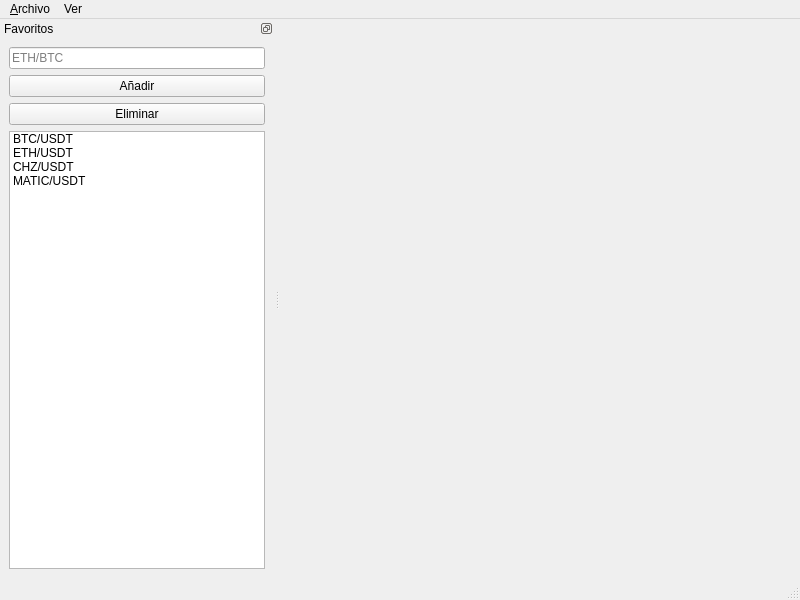
<?xml version="1.0" encoding="UTF-8"?>
<ui version="4.0">
 <class>MainWindow</class>
 <widget class="QMainWindow" name="MainWindow">
  <property name="geometry">
   <rect>
    <x>0</x>
    <y>0</y>
    <width>800</width>
    <height>600</height>
   </rect>
  </property>
  <property name="sizePolicy">
   <sizepolicy hsizetype="Maximum" vsizetype="Maximum">
    <horstretch>0</horstretch>
    <verstretch>0</verstretch>
   </sizepolicy>
  </property>
  <property name="windowTitle">
   <string>QTradingview</string>
  </property>
  <property name="windowIcon">
   <iconset resource="recursos.qrc">
    <normaloff>:/icons/icons/logo.svg</normaloff>:/icons/icons/logo.svg</iconset>
  </property>
  <property name="unifiedTitleAndToolBarOnMac">
   <bool>false</bool>
  </property>
  <widget class="QWidget" name="centralwidget">
   <layout class="QHBoxLayout" name="horizontalLayout">
    <item>
     <widget class="CustomWebEngineView" name="webview" native="true">
      <property name="sizePolicy">
       <sizepolicy hsizetype="Expanding" vsizetype="Expanding">
        <horstretch>0</horstretch>
        <verstretch>0</verstretch>
       </sizepolicy>
      </property>
     </widget>
    </item>
   </layout>
  </widget>
  <widget class="QMenuBar" name="menubar">
   <property name="geometry">
    <rect>
     <x>0</x>
     <y>0</y>
     <width>800</width>
     <height>20</height>
    </rect>
   </property>
   <widget class="QMenu" name="menuVer">
    <property name="title">
     <string>Ver</string>
    </property>
    <addaction name="action_Favoritos"/>
    <addaction name="actionPantalla_completa"/>
   </widget>
   <widget class="QMenu" name="menu_Archivo">
    <property name="title">
     <string>&amp;Archivo</string>
    </property>
    <addaction name="actionSalir"/>
   </widget>
   <addaction name="menu_Archivo"/>
   <addaction name="menuVer"/>
  </widget>
  <widget class="QStatusBar" name="statusbar"/>
  <widget class="QDockWidget" name="dock_favoritos">
   <property name="sizePolicy">
    <sizepolicy hsizetype="MinimumExpanding" vsizetype="Preferred">
     <horstretch>0</horstretch>
     <verstretch>0</verstretch>
    </sizepolicy>
   </property>
   <property name="minimumSize">
    <size>
     <width>120</width>
     <height>193</height>
    </size>
   </property>
   <property name="features">
    <set>QDockWidget::DockWidgetFloatable|QDockWidget::DockWidgetMovable</set>
   </property>
   <property name="windowTitle">
    <string>Favoritos</string>
   </property>
   <attribute name="dockWidgetArea">
    <number>1</number>
   </attribute>
   <widget class="QWidget" name="dockWidgetContents">
    <property name="sizePolicy">
     <sizepolicy hsizetype="Minimum" vsizetype="Preferred">
      <horstretch>0</horstretch>
      <verstretch>0</verstretch>
     </sizepolicy>
    </property>
    <layout class="QVBoxLayout" name="verticalLayout_2">
     <item>
      <widget class="QLineEdit" name="ed_symbol">
       <property name="placeholderText">
        <string>ETH/BTC</string>
       </property>
       <property name="clearButtonEnabled">
        <bool>true</bool>
       </property>
      </widget>
     </item>
     <item>
      <widget class="QPushButton" name="bt_add">
       <property name="text">
        <string>Añadir</string>
       </property>
      </widget>
     </item>
     <item>
      <widget class="QPushButton" name="bt_delete">
       <property name="text">
        <string>Eliminar</string>
       </property>
      </widget>
     </item>
     <item>
      <widget class="QListWidget" name="list_favorites">
       <item>
        <property name="text">
         <string>BTC/USDT</string>
        </property>
       </item>
       <item>
        <property name="text">
         <string>ETH/USDT</string>
        </property>
       </item>
       <item>
        <property name="text">
         <string>CHZ/USDT</string>
        </property>
       </item>
       <item>
        <property name="text">
         <string>MATIC/USDT</string>
        </property>
       </item>
      </widget>
     </item>
    </layout>
   </widget>
  </widget>
  <action name="action_Favoritos">
   <property name="checkable">
    <bool>true</bool>
   </property>
   <property name="checked">
    <bool>true</bool>
   </property>
   <property name="text">
    <string>&amp;Favoritos</string>
   </property>
   <property name="shortcut">
    <string>F3</string>
   </property>
  </action>
  <action name="actionSalir">
   <property name="text">
    <string>Salir</string>
   </property>
  </action>
  <action name="actionPantalla_completa">
   <property name="checkable">
    <bool>true</bool>
   </property>
   <property name="text">
    <string>Pantalla completa</string>
   </property>
   <property name="shortcut">
    <string>F11</string>
   </property>
  </action>
 </widget>
 <customwidgets>
  <customwidget>
   <class>CustomWebEngineView</class>
   <extends>QWidget</extends>
   <header>customwebengineview.h</header>
   <container>1</container>
  </customwidget>
 </customwidgets>
 <resources>
  <include location="recursos.qrc"/>
 </resources>
 <connections>
  <connection>
   <sender>action_Favoritos</sender>
   <signal>toggled(bool)</signal>
   <receiver>dock_favoritos</receiver>
   <slot>setVisible(bool)</slot>
   <hints>
    <hint type="sourcelabel">
     <x>-1</x>
     <y>-1</y>
    </hint>
    <hint type="destinationlabel">
     <x>28</x>
     <y>298</y>
    </hint>
   </hints>
  </connection>
  <connection>
   <sender>actionSalir</sender>
   <signal>triggered()</signal>
   <receiver>MainWindow</receiver>
   <slot>close()</slot>
   <hints>
    <hint type="sourcelabel">
     <x>-1</x>
     <y>-1</y>
    </hint>
    <hint type="destinationlabel">
     <x>399</x>
     <y>299</y>
    </hint>
   </hints>
  </connection>
 </connections>
</ui>
